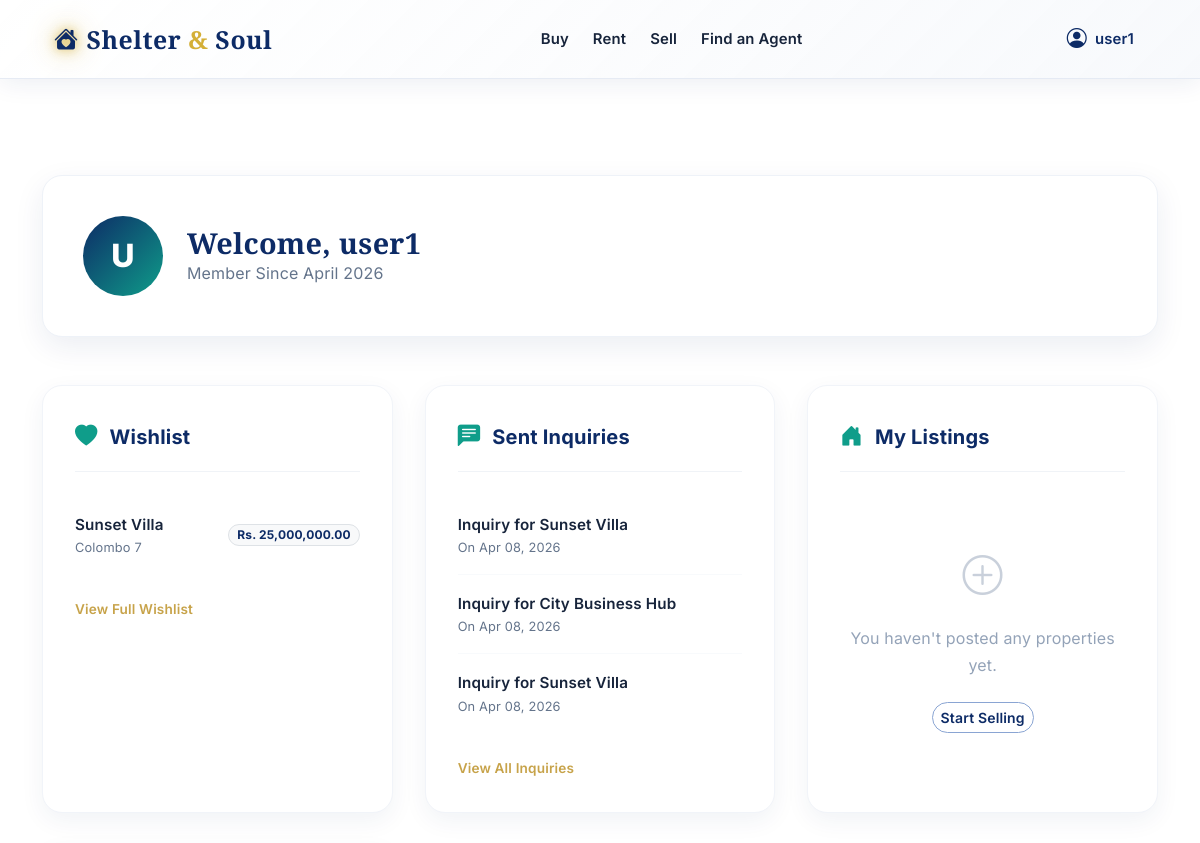
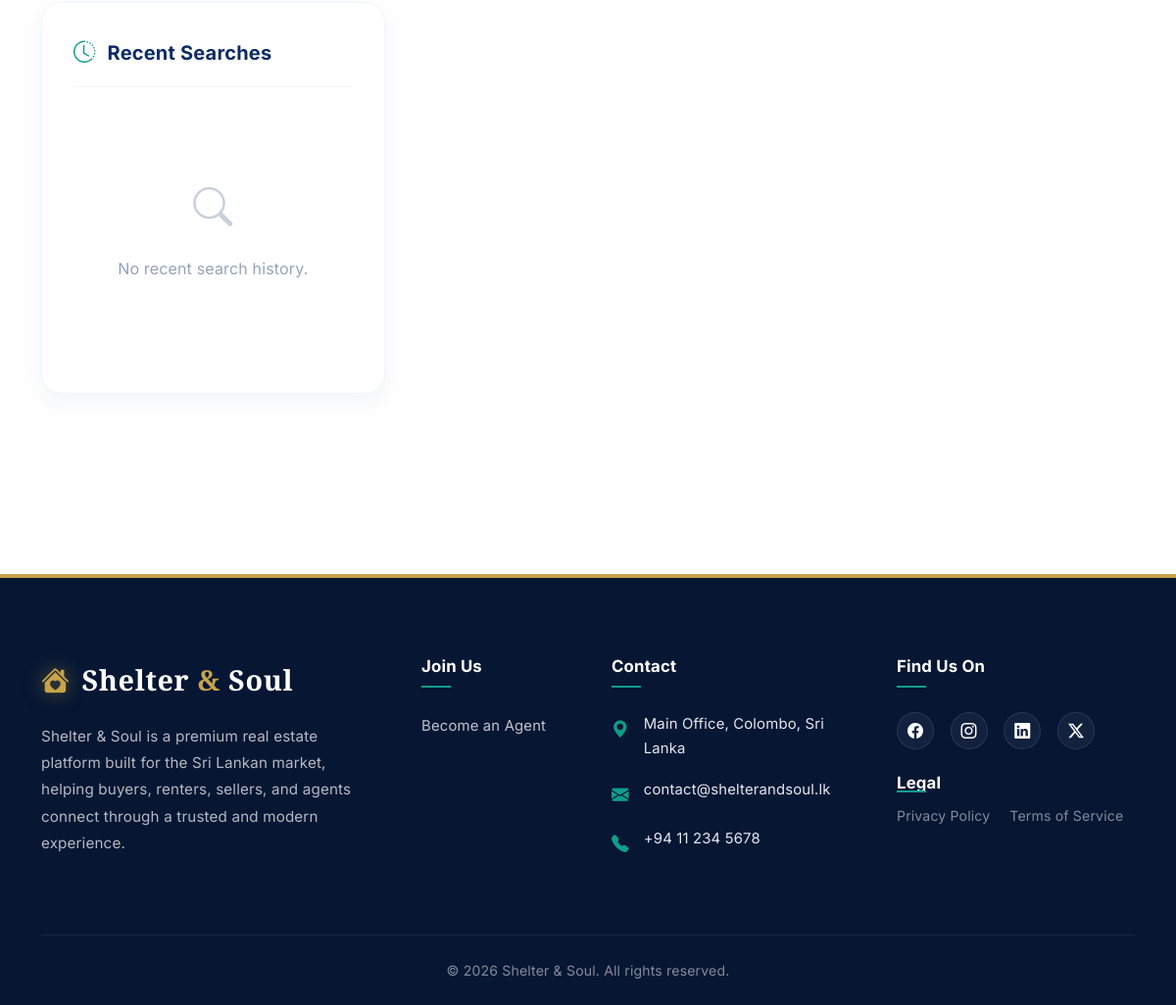
The app's page /dashboard/ (signed in) with its own data (2 pictures, top to bottom).
### listings/models.py (models this page shows, shortened)
class Wishlist(models.Model):
    user = models.ForeignKey(User, on_delete=models.CASCADE, related_name="wishlist_items")
    property = models.ForeignKey(Property, on_delete=models.CASCADE, related_name="wishlisted_by")
    created_at = models.DateTimeField(auto_now_add=True)
    class Meta:
        constraints = [
            models.UniqueConstraint(fields=["user", "property"], name="unique_user_property_wishlist")
        ]

class Property(models.Model):
    PROPERTY_TYPES = [
        ("Residential", "Residential"),
        ("Apartment", "Apartment"),
        ("Commercial", "Commercial"),
        ("Land", "Land"),
    ]
    name = models.CharField(max_length=255)
    location = models.CharField(max_length=255)
    price = models.DecimalField(max_digits=10, decimal_places=2)
    property_type = models.CharField(
        max_length=100,
        choices=PROPERTY_TYPES,
        default="Residential"
    )
    description = models.TextField()
    number_of_rooms = models.PositiveIntegerField(null=True, blank=True)
    size_sqft = models.DecimalField(max_digits=10, decimal_places=2, null=True, blank=True)
    image = models.ImageField(upload_to="property_images/", null=True, blank=True)
    walkthrough_video = models.FileField(upload_to="property_videos/", null=True, blank=True)
    video_url = models.URLField(blank=True)
    address = models.CharField(max_length=255, blank=True)
    latitude = models.DecimalField(max_digits=9, decimal_places=6, null=True, blank=True)
    longitude = models.DecimalField(max_digits=9, decimal_places=6, null=True, blank=True)

class Inquiry(models.Model):
    property = models.ForeignKey(Property, on_delete=models.CASCADE, related_name="inquiries")
    user = models.ForeignKey(User, on_delete=models.SET_NULL, null=True, blank=True)
    name = models.CharField(max_length=150, default="Unknown")
    email = models.EmailField(default="unknown@example.com")
    message = models.TextField()
    created_at = models.DateTimeField(auto_now_add=True)

### listings/views.py (the view)
# urls.py: path("dashboard/", views.dashboard_view, name="dashboard"),
@login_required
def dashboard_view(request):
    wishlist_items = (
        Wishlist.objects.filter(user=request.user)
        .select_related("property")
        .order_by("-created_at")[:5]
    )
    inquiries = Inquiry.objects.filter(user=request.user).order_by("-created_at")[:5]
    my_posts = [] # Would fetch from Property.owner if exists
    recent_searches = [] # Would fetch from SearchLog if exists
    context = {
        "wishlist_items": wishlist_items,
        "inquiries": inquiries,
        "my_posts": my_posts,
        "recent_searches": recent_searches,
    }
    return render(request, "listings/dashboard.html", context)

### listings/templates/listings/dashboard.html (shortened to what this page needs)
{% extends "listings/base.html" %}
{% load humanize %}
{% block content %}
<div class="container dashboard-container">
    <div class="profile-card">
        <div class="profile-avatar">
            {{ user.username|first }}
        </div>
        <div class="profile-info">
            <h1>Welcome, {{ user.username }}</h1>
            <p>Member Since {{ user.date_joined|date:"F Y" }}</p>
        </div>
    </div>
    <div class="dashboard-grid">
        <div class="dashboard-section">
            <div class="section-title">
                <i class="bi bi-heart-fill"></i>
                <h2>Wishlist</h2>
            </div>
            <div class="section-content">
                {% if wishlist_items %}
                <ul class="dash-item-list">
                    {% for item in wishlist_items %}
                    <li class="dash-item">
                        <div class="dash-item-meta">
                            <a href="{% url 'property_detail' item.property.pk %}" class="dash-item-name">
                                {{ item.property.name }}
                            </a>
                            <span class="dash-item-sub">{{ item.property.location }}</span>
                        </div>
                        <span class="badge rounded-pill bg-light text-primary border">Rs. {{ item.property.price|intcomma }}</span>
                    </li>
                    {% endfor %}
                </ul>
                <a href="{% url 'wishlist' %}" class="view-all-link">View Full Wishlist</a>
                {% else %}
                <div class="empty-state">
                    <i class="bi bi-bookmark-plus"></i>
                    <p>No saved properties yet.</p>
                </div>
                {% endif %}
            </div>
        </div>
        <div class="dashboard-section">
            <div class="section-title">
                <i class="bi bi-chat-left-text-fill"></i>
                <h2>Sent Inquiries</h2>
            </div>
            <div class="section-content">
                {% if inquiries %}
                <ul class="dash-item-list">
                    {% for inq in inquiries %}
                    <li class="dash-item">
                        <div class="dash-item-meta">
                            <a href="{% url 'property_detail' inq.property.pk %}" class="dash-item-name">
                                Inquiry for {{ inq.property.name }}
                            </a>
                            <span class="dash-item-sub">On {{ inq.created_at|date:"M d, Y" }}</span>
                        </div>
                    </li>
                    {% endfor %}
                </ul>
                <a href="{% url 'view_inquiries' %}" class="view-all-link">View All Inquiries</a>
                {% else %}
                <div class="empty-state">
                    <i class="bi bi-chat-dots"></i>
                    <p>No inquiries sent yet.</p>
                </div>
                {% endif %}
            </div>
        </div>
        <div class="dashboard-section">
            <div class="section-title">
                <i class="bi bi-house-door-fill"></i>
                <h2>My Listings</h2>
            </div>
            <div class="section-content">
                {% if my_posts %}
                <ul class="dash-item-list">
                    {% for post in my_posts %}
                    <li class="dash-item">
                        <div class="dash-item-meta">
                            <a href="#" class="dash-item-name">{{ post.name }}</a>
                            <span class="dash-item-sub">Active</span>
                        </div>
                    </li>
                    {% endfor %}
                </ul>
                {% else %}
                <div class="empty-state">
                    <i class="bi bi-plus-circle"></i>
                    <p>You haven't posted any properties yet.</p>
                    <a href="{% url 'sell' %}" class="btn btn-sm btn-outline-primary mt-2">Start Selling</a>
                </div>
                {% endif %}
            </div>
        </div>
        <div class="dashboard-section">
            <div class="section-title">
                <i class="bi bi-clock-history"></i>
                <h2>Recent Searches</h2>
            </div>
            <div class="section-content">
                {% if recent_searches %}
                <ul class="dash-item-list">
                    {% for search in recent_searches %}
                    <li class="dash-item">
                        <div class="dash-item-meta">
                            <a href="#" class="dash-item-name">{{ search.query }}</a>
                            <span class="dash-item-sub">{{ search.timestamp|timesince }} ago</span>
                        </div>
                    </li>
                    {% endfor %}
                </ul>
                {% else %}
                <div class="empty-state">
                    <i class="bi bi-search"></i>
                    <p>No recent search history.</p>
                </div>
                {% endif %}
            </div>
        </div>
    </div>
</div>
{% endblock %}

### listings/templates/listings/base.html (shortened to what this page needs)
<!DOCTYPE html>
<html lang="en">
<head>
    <link href="https://cdn.jsdelivr.net/npm/bootstrap@5.3.2/dist/css/bootstrap.min.css" rel="stylesheet">
    <link rel="stylesheet" href="https://cdn.jsdelivr.net/npm/bootstrap-icons@1.11.1/font/bootstrap-icons.css">
</head>
<body>
    <nav id="mainNavbar"
        class="navbar navbar-expand-lg {% if request.resolver_match.url_name == 'home' %}navbar-home navbar-dark{% else %}navbar-light navbar-glass sticky-top{% endif %}">
        <div class="container-xl px-4">
            <a class="navbar-brand d-flex align-items-center gap-2" href="{% url 'home' %}">
                <span class="navbar-brand-icon-glow" aria-hidden="true"><i class="bi bi-house-heart-fill fs-4"></i></span>
                <span>Shelter <span style="color:#D4AF37;">&amp;</span> Soul</span>
            </a>
            <div class="collapse navbar-collapse" id="navbarNav">
                <ul class="navbar-nav mx-auto mb-2 mb-lg-0">
                    <li class="nav-item">
                        <a class="nav-link {% if request.resolver_match.url_name == 'property_list' and request.GET.type == 'buy' %}active{% endif %}"
                            href="{% url 'property_list' %}?type=buy">Buy</a>
                    </li>
                    <li class="nav-item">
                        <a class="nav-link {% if request.resolver_match.url_name == 'property_list' and request.GET.type == 'rent' %}active{% endif %}"
                            href="{% url 'property_list' %}?type=rent">Rent</a>
                    </li>
                    <li class="nav-item">
                        <a class="nav-link {% if request.resolver_match.url_name == 'sell' %}active{% endif %}"
                            href="{% url 'sell' %}">Sell</a>
                    </li>
                    <li class="nav-item">
                        <a class="nav-link {% if request.resolver_match.url_name == 'find_agent' %}active{% endif %}"
                            href="{% url 'find_agent' %}">Find an Agent</a>
                    </li>
                </ul>
                <ul class="navbar-nav align-items-center gap-1">
                    {% if user.is_authenticated %}
                    <li class="nav-item dropdown">
                        <a class="nav-link dropdown-toggle d-flex align-items-center gap-2 fw-semibold {% if request.resolver_match.url_name != 'home' %}text-primary{% else %}text-white{% endif %}"
                            href="#" id="profileDropdown" role="button" data-bs-toggle="dropdown" aria-expanded="false"
                            aria-label="My profile menu">
                            <i class="bi bi-person-circle fs-5 flex-shrink-0"></i>
                            <span class="nav-user-name d-none d-md-inline">{{ user.get_full_name|default:user.username }}</span>
                        </a>
                    </li>
                    {% endif %}
                </ul>
            </div>
        </div>
    </nav>
    <main class="{% block main_class %}container my-5{% endblock %}">
        {% block content %}{% endblock %}
    </main>
    <footer class="footer">
        <div class="container">
            <div class="row g-5">
                <div class="col-lg-4 col-md-6">
                    <a href="{% url 'home' %}" class="footer-logo">
                        <i class="bi bi-house-heart-fill"></i>
                        <span>Shelter <span>&amp;</span> Soul</span>
                    </a>
                    <p class="footer-text mt-3">
                        Shelter & Soul is a premium real estate platform built for the Sri Lankan market, helping buyers, renters, sellers, and agents connect through a trusted and modern experience.
                    </p>
                </div>
                <div class="col-lg-2 col-md-6">
                    <h5 class="footer-heading">Join Us</h5>
                    <ul class="footer-link-group">
                        <li><a href="{% url 'sell' %}">Become an Agent</a></li>
                    </ul>
                </div>
                <div class="col-lg-3 col-md-6">
                    <h5 class="footer-heading">Contact</h5>
                    <div class="footer-contact-item">
                        <i class="bi bi-geo-alt-fill"></i>
                        <span>Main Office, Colombo, Sri Lanka</span>
                    </div>
                    <div class="footer-contact-item">
                        <i class="bi bi-envelope-fill"></i>
                        <span>contact@shelterandsoul.lk</span>
                    </div>
                    <div class="footer-contact-item">
                        <i class="bi bi-telephone-fill"></i>
                        <span>+94 11 234 5678</span>
                    </div>
                </div>
                <div class="col-lg-3 col-md-6">
                    <h5 class="footer-heading">Find Us On</h5>
                    <div class="social-icons mb-4">
                        <a href="#" class="social-link" title="Facebook"><i class="bi bi-facebook"></i></a>
                        <a href="#" class="social-link" title="Instagram"><i class="bi bi-instagram"></i></a>
                        <a href="#" class="social-link" title="LinkedIn"><i class="bi bi-linkedin"></i></a>
                        <a href="#" class="social-link" title="Twitter/X"><i class="bi bi-twitter-x"></i></a>
                    </div>
                    <h5 class="footer-heading mb-3" style="padding-bottom: 0; margin-bottom: 12px !important;">Legal</h5>
                    <div class="legal-links d-flex" style="margin-left: -20px;">
                        <a href="#">Privacy Policy</a>
                        <a href="#">Terms of Service</a>
                    </div>
                </div>
            </div>
            <div class="footer-bottom">
                <div class="row align-items-center">
                    <div class="col-md-12 text-center">
                        <p class="footer-bottom-text">&copy; 2026 Shelter &amp; Soul. All rights reserved.</p>
                    </div>
                </div>
            </div>
        </div>
    </footer>
</body>
</html>

### listings/templates/listings/dashboard.html (style rules this page uses)
.dashboard-container { padding: 3rem 0; font-family: 'Inter', sans-serif; }
.profile-card { background: #fff; border-radius: 20px; padding: 2.5rem; box-shadow: 0 10px 30px rgba(13, 43, 102, 0.08); border: 1px solid #eef2f8; display: flex; align-items: center; gap: 1.5rem; margin-bottom: 3rem; }
.profile-avatar { width: 80px; height: 80px; background: linear-gradient(135deg, var(--primary), var(--teal)); border-radius: 50%; display: flex; align-items: center; justify-content: center; color: #fff; font-size: 2rem; font-weight: 800; text-transform: uppercase; }
.profile-info h1 { font-family: 'Playfair Display', serif; font-weight: 800; font-size: 1.8rem; color: var(--primary); margin: 0; }
.profile-info p { color: var(--muted); margin: 0; font-size: 1rem; }
.dashboard-grid { display: grid; grid-template-columns: repeat(auto-fit, minmax(320px, 1fr)); gap: 2rem; }
.dashboard-section { background: #fff; border-radius: 20px; padding: 2rem; box-shadow: 0 8px 24px rgba(13, 43, 102, 0.06); border: 1px solid #f1f4f9; display: flex; flex-direction: column; min-height: 400px; }
.section-title { display: flex; align-items: center; gap: 12px; margin-bottom: 1.5rem; padding-bottom: 1rem; border-bottom: 1px solid #f0f3f7; }
.section-title i { font-size: 1.4rem; color: var(--teal); }
.section-title h2 { font-size: 1.25rem; font-weight: 700; color: var(--primary); margin: 0; }
.section-content { flex: 1; }
.dash-item-list { list-style: none; padding: 0; margin: 0; }
.dash-item { display: flex; align-items: center; justify-content: space-between; padding: 1rem 0; border-bottom: 1px solid #f8fafc; transition: transform 0.2s; }
.dash-item:last-child { border-bottom: none; }
.dash-item-meta { display: flex; flex-direction: column; }
.dash-item-name { font-weight: 600; font-size: 0.95rem; color: var(--text); text-decoration: none; transition: color 0.2s; }
.dash-item-sub { font-size: 0.8rem; color: var(--muted); }
.empty-state { height: 100%; display: flex; flex-direction: column; align-items: center; justify-content: center; text-align: center; color: #94a3b8; padding: 2rem 0; }
.empty-state i { font-size: 2.5rem; margin-bottom: 1rem; opacity: 0.5; }
.view-all-link { margin-top: auto; padding-top: 1.5rem; text-align: center; font-weight: 600; font-size: 0.85rem; color: var(--gold); text-decoration: none; display: inline-block; transition: opacity 0.2s; }

### records on screen
Wishlist: property.name "Sunset Villa", property.location "Colombo 7", property.price "25,000,000.00"
Inquiry: property.name "Sunset Villa", created_at "Apr 08, 2026"
Inquiry: property.name "City Business Hub", created_at "Apr 08, 2026"
Inquiry: property.name "Sunset Villa", created_at "Apr 08, 2026"

### other values on screen
{{ user.get_full_name|default:user.username }} "user1"
{{ user.username|first }} "U"
{{ user.username }} "user1"
{{ user.date_joined|date:"F Y" }} "April 2026"
